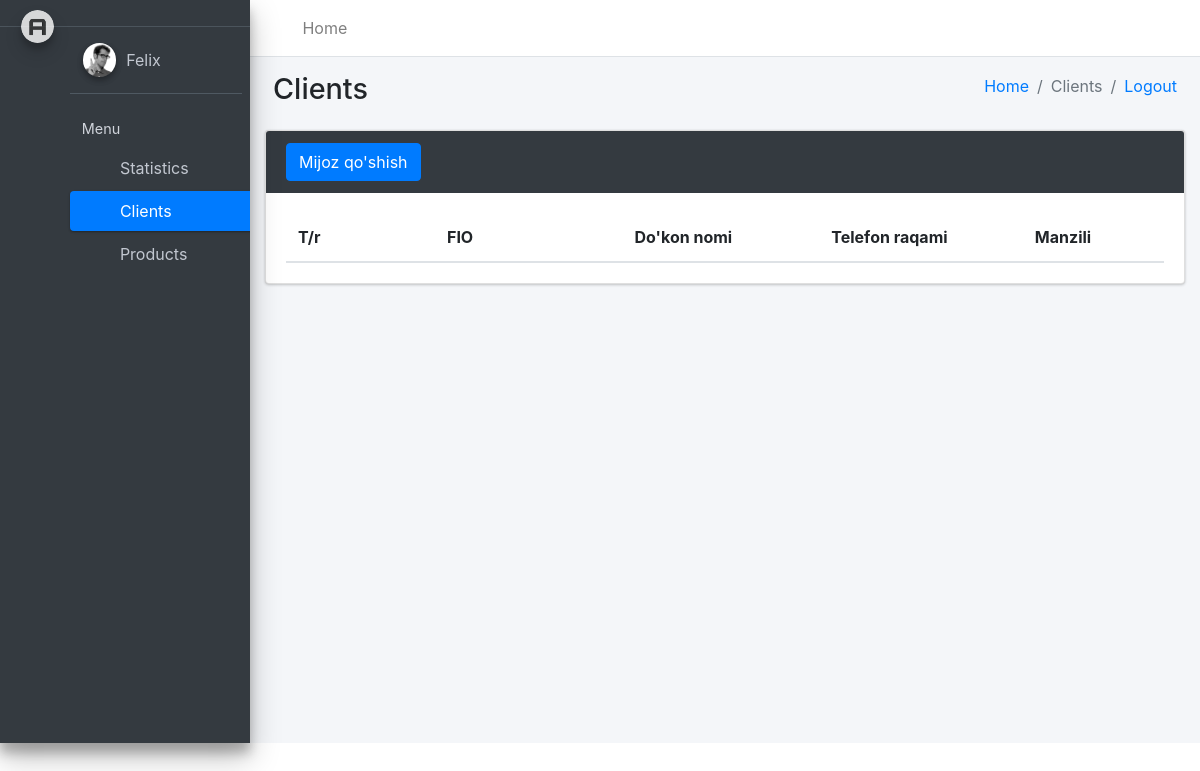
Before: /asosiy/clientlar/ (signed in) with the older database file.
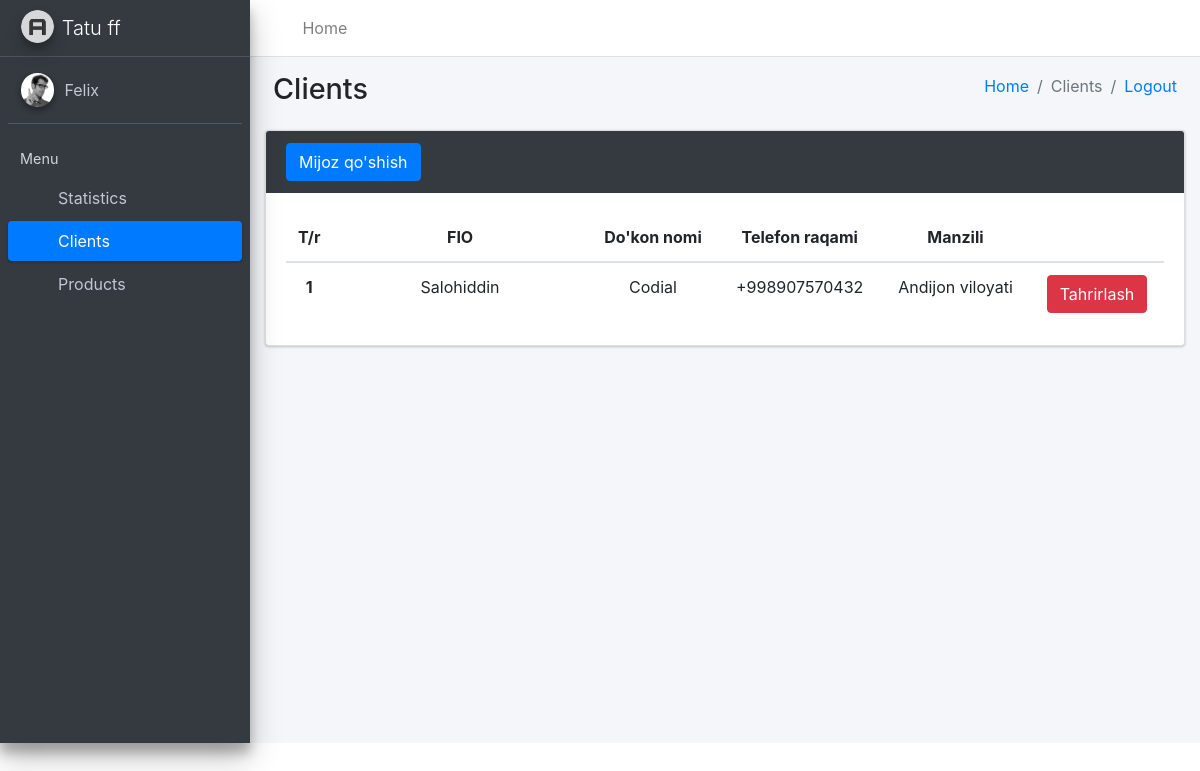
After: the same page with the newer database file.
### accounts/models.py (models this page shows, shortened)
class Ombor(AbstractUser):
    ism = models.CharField(max_length=30, blank=True)
    nom = models.CharField(max_length=30, blank=True)
    manzil = models.CharField(max_length=30, blank=True)
    soha = models.CharField(max_length=30, blank=True)
    tel = models.CharField(max_length=30, blank=True)

### asosiy/models.py (models this page shows, shortened)
class Mijoz(models.Model):
    ism = models.CharField(max_length=30)
    nom = models.CharField(max_length=50)
    manzil = models.CharField(max_length=50)
    tel = models.CharField(max_length=15)
    ombor = models.ForeignKey(Ombor, on_delete=models.CASCADE)
    qarz = models.PositiveIntegerField(default=0)

### asosiy/views.py (the view, shortened to what this page needs)
# urls.py: path("clientlar/", MijozlarView.as_view()),
class MijozlarView(View):  # Vazifa 1
    def get(self, request):
        content = {
            "mijozlar": Mijoz.objects.filter(ombor=request.user),
            "nom": request.user.nom.capitalize()
        }
        return render(request, "clients.html", content)

### templates/clients.html (shortened to what the changed rows need)
<!DOCTYPE html>
<html lang="en">
<head>
    {% load static %}
  <link rel="stylesheet" href="{% static 'plugins/fontawesome-free/css/all.min.css' %}">
  <link rel="stylesheet" href="{% static 'https://code.ionicframework.com/ionicons/2.0.1/css/ionicons.min.css' %}">
  <link rel="stylesheet" href="{% static 'dist/css/adminlte.min.css' %}">
  <link rel="stylesheet" href="{% static 'https://maxcdn.bootstrapcdn.com/bootstrap/4.5.2/css/bootstrap.min.css' %}">
</head>
<body class="hold-transition sidebar-mini">
<div class="wrapper">
  <aside class="main-sidebar sidebar-dark-primary elevation-4">
    <a href="../index.html" class="brand-link">
      <img src="{% static 'dist/img/AdminLTELogo.png' %}" alt="AdminLTE Logo" class="brand-image img-circle elevation-3" style="opacity: .8">
      <span class="brand-text font-weight-light">{{ nom }}</span>
    </a>
  </aside>
  <div class="content-wrapper">
    <div class="content-header">
      <div class="container-fluid">
        <div class="row mb-2">
          <div class="col-sm-6">
            <h1 class="m-0">Clients</h1>
          </div>
        </div>
      </div>
    </div>
    <div class="col-md-12">
        <div class="card card-dark">
            <div class="card-body">
                <table class="table" style="text-align: center;">
                    <thead>
                        <tr>
                            <th scope="col" style="width: 15px">T/r</th>
                            <th scope="col" style="width: 255px; text-align: center;">FIO</th>
                            <th scope="col" style="text-align: center;">Do'kon nomi</th>
                            <th scope="col" style="text-align: center;">Telefon raqami</th>
                            <th scope="col" style="text-align: center;">Manzili</th>
                            <th scope="col" style="text-align: center;"></th>
                        </tr>
                    </thead>
                    <tbody>
                    {% for mijoz in mijozlar %}
                        <tr>
                            <th scope="row">{{ forloop.counter }}</th>
                            <td>{{ mijoz.ism}}</td>
                            <td>{{ mijoz.nom }}</td>
                            <td>{{ mijoz.tel }}</td>
                            <td>{{ mijoz.manzil }}</td>
                            <td><a href="#"><button type="submit" class="btn btn-danger" data-toggle="modal">Tahrirlash</button></a></td>
                        </tr>
                    {% endfor %}
                    </tbody>
                </table>
            </div>
        </div>
    </div>
</body>
</html>

Changed rows visible on the page:
now on this page (row edited): Ombor: nom "Tatu ff"
added Mijoz: ism "Salohiddin", nom "Codial", tel "+998907570432", manzil "Andijon viloyati"
